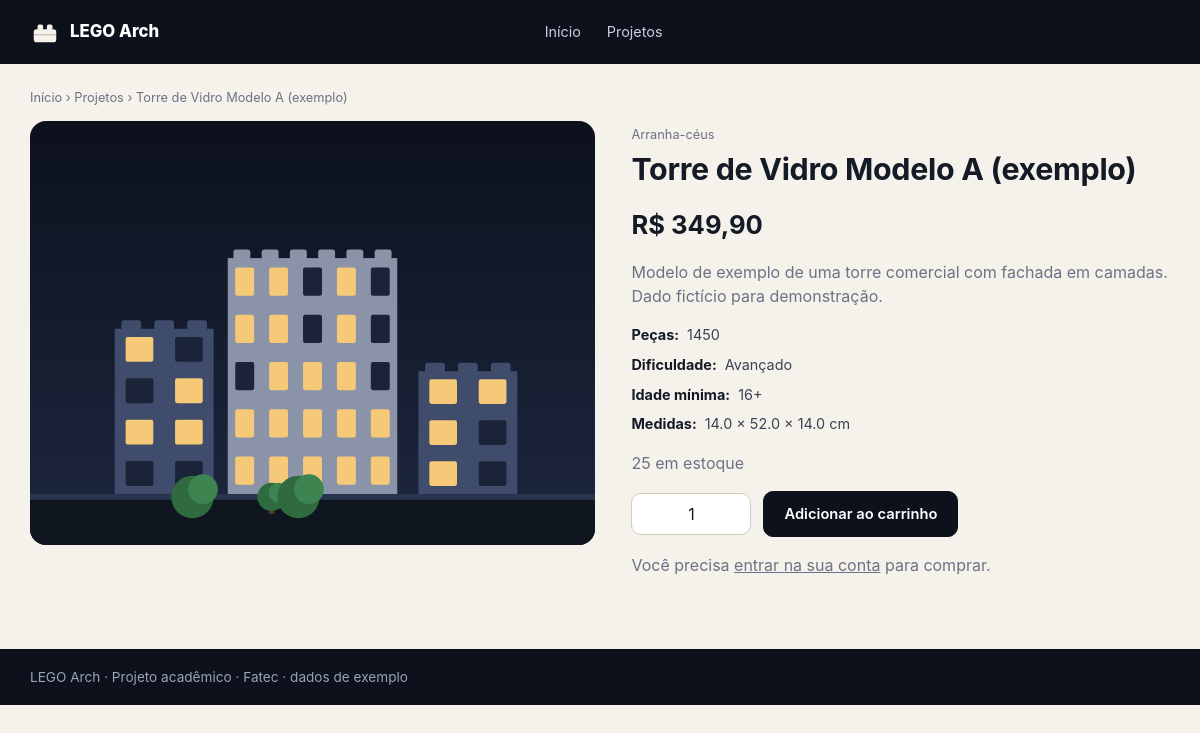
Page /produto.php?id=1 on the committed database.
### tables this page shows
CREATE TABLE IF NOT EXISTS products (
  id             INT UNSIGNED NOT NULL AUTO_INCREMENT,
  category_id    INT UNSIGNED NOT NULL,
  name           VARCHAR(150) NOT NULL,
  slug           VARCHAR(160) NOT NULL,
  description    TEXT NOT NULL,
  price          DECIMAL(10,2) NOT NULL,
  stock_quantity INT UNSIGNED NOT NULL DEFAULT 0,   
  piece_count    INT UNSIGNED NOT NULL,
  width_cm       DECIMAL(6,1) NULL,
  height_cm      DECIMAL(6,1) NULL,
  depth_cm       DECIMAL(6,1) NULL,
  difficulty     ENUM('beginner','intermediate','advanced','expert')
                 NOT NULL DEFAULT 'intermediate',
  min_age        TINYINT UNSIGNED NULL,
  architect_name VARCHAR(150) NULL,                
  is_published   TINYINT(1) NOT NULL DEFAULT 0,
  is_sample      TINYINT(1) NOT NULL DEFAULT 0,    
  created_at     TIMESTAMP NOT NULL DEFAULT CURRENT_TIMESTAMP,
  updated_at     TIMESTAMP NOT NULL DEFAULT CURRENT_TIMESTAMP
                 ON UPDATE CURRENT_TIMESTAMP,
  deleted_at     TIMESTAMP NULL DEFAULT NULL,      
  PRIMARY KEY (id),
  UNIQUE KEY uq_products_slug (slug),
  KEY idx_products_category (category_id),
  KEY idx_products_listing (is_published, deleted_at),
  KEY idx_products_price (price),
  KEY idx_products_pieces (piece_count),
  KEY idx_products_difficulty (difficulty),
  KEY idx_products_created (created_at),
  CONSTRAINT fk_products_category FOREIGN KEY (category_id)
    REFERENCES categories (id) ON UPDATE CASCADE ON DELETE RESTRICT,
  CONSTRAINT chk_products_price CHECK (price >= 0),
  CONSTRAINT chk_products_pieces CHECK (piece_count > 0)
);

CREATE TABLE IF NOT EXISTS product_images (
  id         INT UNSIGNED NOT NULL AUTO_INCREMENT,
  product_id INT UNSIGNED NOT NULL,
  url        VARCHAR(500) NOT NULL,
  alt_text   VARCHAR(200) NULL,
  sort_order SMALLINT UNSIGNED NOT NULL DEFAULT 0,
  is_primary TINYINT(1) NOT NULL DEFAULT 0,
  created_at TIMESTAMP NOT NULL DEFAULT CURRENT_TIMESTAMP,
  PRIMARY KEY (id),
  KEY idx_product_images_product (product_id, sort_order),
  CONSTRAINT fk_product_images_product FOREIGN KEY (product_id)
    REFERENCES products (id) ON UPDATE CASCADE ON DELETE CASCADE
);

CREATE TABLE IF NOT EXISTS categories (
  id          INT UNSIGNED NOT NULL AUTO_INCREMENT,
  name        VARCHAR(100) NOT NULL,
  slug        VARCHAR(120) NOT NULL,
  description VARCHAR(500) NULL,
  is_active   TINYINT(1) NOT NULL DEFAULT 1,
  created_at  TIMESTAMP NOT NULL DEFAULT CURRENT_TIMESTAMP,
  updated_at  TIMESTAMP NOT NULL DEFAULT CURRENT_TIMESTAMP
              ON UPDATE CURRENT_TIMESTAMP,
  PRIMARY KEY (id),
  UNIQUE KEY uq_categories_name (name),
  UNIQUE KEY uq_categories_slug (slug)
);

### produto.php (the view, shortened to what this page needs)
<?php
require_once __DIR__ . '/includes/functions.php';
$pdo = db();
$id = (int)val($_GET, 'id', 0);
$st = $pdo->prepare('SELECT p.*, c.name AS category FROM products p
                     JOIN categories c ON c.id = p.category_id
                     WHERE p.id = ? AND p.is_published = 1 AND p.deleted_at IS NULL');
$st->execute(array($id));
$p = $st->fetch();
$im = $pdo->prepare('SELECT url, alt_text FROM product_images WHERE product_id = ? ORDER BY is_primary DESC, sort_order ASC');
$im->execute(array($id));
$imgs = $im->fetchAll();
$main = $imgs ? $imgs[0] : null;
$stock = (int)$p['stock_quantity'];
include __DIR__ . '/includes/header.php';
?>
<div class="crumbs"><a href="<?php echo url('index.php'); ?>">Início</a> › <a href="<?php echo url('index.php#catalogo'); ?>">Projetos</a> › <?php echo e($p['name']); ?></div>
<div class="detail">
  <div class="gallery">
    <img id="mainimg" class="main-img" src="<?php echo e(image_url($main ? $main['url'] : null)); ?>" alt="<?php echo e($main && $main['alt_text'] ? $main['alt_text'] : $p['name']); ?>">
  </div>
  <div>
    <small class="muted"><?php echo e($p['category']); ?></small>
    <h1><?php echo e($p['name']); ?></h1>
    <p class="price big"><?php echo money($p['price']); ?></p>
    <p class="muted"><?php echo nl2br(e($p['description'])); ?></p>
    <ul class="specs">
      <li><strong>Peças:</strong> <?php echo (int)$p['piece_count']; ?></li>
      <li><strong>Dificuldade:</strong> <?php echo e(diff_label($p['difficulty'])); ?></li>
      <?php if ($p['min_age']): ?><li><strong>Idade mínima:</strong> <?php echo (int)$p['min_age']; ?>+</li><?php endif; ?>
      <?php if ($p['width_cm'] && $p['height_cm'] && $p['depth_cm']): ?>
        <li><strong>Medidas:</strong> <?php echo e($p['width_cm']); ?> × <?php echo e($p['height_cm']); ?> × <?php echo e($p['depth_cm']); ?> cm</li>
      <?php endif; ?>
    </ul>
    <?php if ($stock === 0): ?>
      <span class="badge out">Esgotado</span>
    <?php else: ?>
      <p class="muted"><?php echo $stock; ?> em estoque</p>
      <form method="post" action="<?php echo url('carrinho.php'); ?>" class="buy">
        <div class="stepper">
          <button type="button" data-step="-1" aria-label="Diminuir"><?php echo icon('minus'); ?></button>
          <input type="number" name="quantity" value="1" min="1" max="<?php echo $stock; ?>">
          <button type="button" data-step="1" aria-label="Aumentar"><?php echo icon('plus'); ?></button>
        </div>
        <button class="btn" type="submit">Adicionar ao carrinho</button>
      </form>
      <?php if (!current_user()): ?><p class="muted">Você precisa <a href="<?php echo url('login.php'); ?>"><u>entrar na sua conta</u></a> para comprar.</p><?php endif; ?>
    <?php endif; ?>
  </div>
</div>
<?php include __DIR__ . '/includes/footer.php'; ?>

### css/style.css (style rules this page uses)
:root { --navy:#0c111c; --navy-2:#141b2b; --navy-line:#27324a; --cream:#f5f2eb; --paper:#fbfaf7; --ink:#141a26; --muted:#6c7283; --line:#e3ded2; --ok:#1c6b3a; --warn:#a8530f; --bad:#a02424; --radius:14px; }
* { box-sizing:border-box; }
html { scroll-behavior:smooth; }
body { margin:0; font-family:Inter, system-ui, -apple-system, "Segoe UI", Roboto, sans-serif; background:var(--cream); color:var(--ink); line-height:1.5; }
a { color:inherit; text-decoration:none; }
img { max-width:100%; }
h1,h2,h3 { line-height:1.2; letter-spacing:-.01em; }
h1 { font-size:1.9rem; margin:.2em 0 .6em; }
.muted { color:var(--muted); }
small { font-size:.8rem; }
.btn { display:inline-flex; align-items:center; justify-content:center; gap:8px; background:var(--navy); color:#fff; border:1px solid var(--navy); padding:11px 20px; border-radius:10px; font:inherit; font-size:.92rem; font-weight:600; cursor:pointer; }
input[type=text], input[type=email], input[type=password], input[type=number], select, textarea { width:100%; margin-top:6px; padding:11px 13px; border:1px solid #d9d3c4; border-radius:10px; font:inherit; font-weight:400; background:#fff; color:var(--ink); }
.price { font-weight:700; margin:.2em 0; }
.price.big { font-size:1.6rem; }
.crumbs { font-size:.8rem; color:var(--muted); margin-bottom:14px; }
.detail { display:grid; grid-template-columns:1.05fr 1fr; gap:36px; align-items:start; }
.gallery { display:flex; gap:12px; }
.main-img { flex:1; min-width:0; border-radius:16px; width:100%; max-height:620px; background:#e9e5da; object-fit:contain; }
.specs { list-style:none; padding:0; margin:14px 0; display:grid; gap:8px; font-size:.9rem; }
.specs li { display:flex; gap:8px; color:#3a4254; }
.specs strong { color:var(--ink); }
.buy { display:flex; gap:12px; align-items:center; margin-top:16px; flex-wrap:wrap; }
.stepper { display:inline-flex; align-items:center; border:1px solid #d3ccbb; border-radius:10px; background:#fff; overflow:hidden; }
.stepper button { width:36px; height:38px; border:0; background:none; cursor:pointer; color:var(--ink); display:flex; align-items:center; justify-content:center; }
.stepper input { width:46px; margin:0; border:0; border-radius:0; text-align:center; padding:8px 0; -moz-appearance:textfield; }

### rows in the picture
products: name "Torre de Vidro Modelo A (exemplo)", category.name "Arranha-céus", price "R$ 349,90", description "Modelo de exemplo de uma torre comercial com fachada em camadas. Dado fictício para demonstração.", piece_count "1450", difficulty "Avançado", min_age "16", width_cm "14.0", height_cm "52.0", depth_cm "14.0", stock_quantity "25"
product_images: url (picture)

### other values in the picture
SITE_NAME "LEGO Arch"
